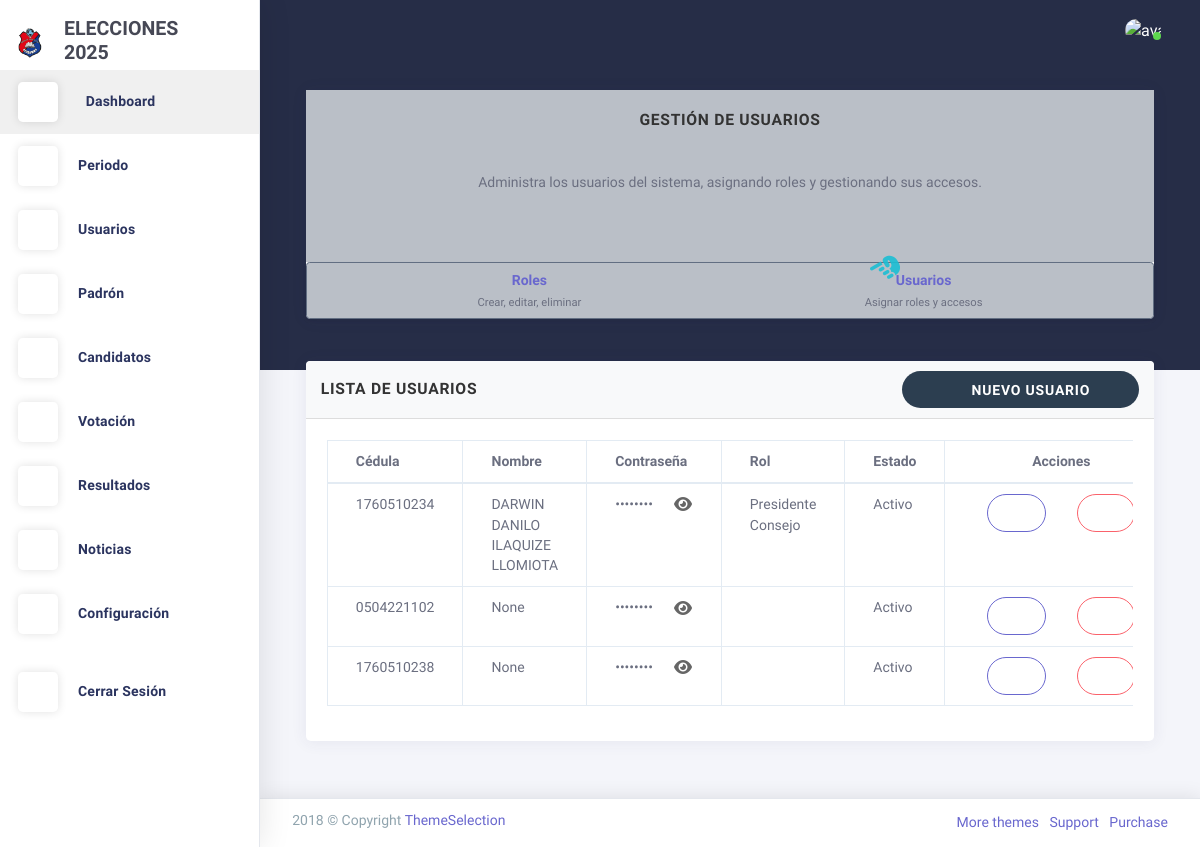
Page /usuarios/agregarUsuario/ on the earlier database version.
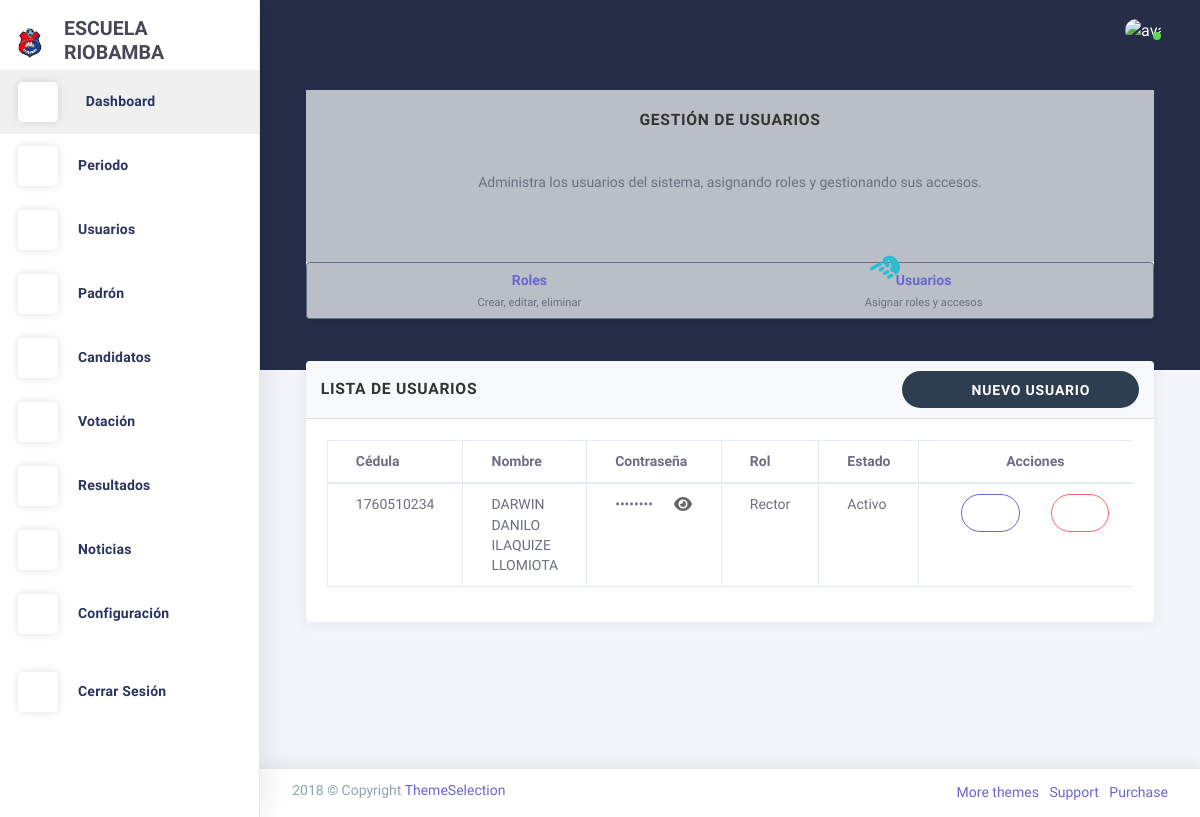
Same page on the later database version.
### Aplicaciones/configuracion/models.py (models this page shows, shortened)
class LogoConfig(models.Model):
    logo_1 = models.ImageField(upload_to='logos/')
    logo_2 = models.ImageField(upload_to='logos/')
    iniciales = models.CharField(max_length=10)

### Aplicaciones/usuarios/models.py (models this page shows, shortened)
class Usuarios(AbstractUser):
    username = models.CharField('Cédula', max_length=10, unique=True)  # se usa como login
    nombre = models.CharField(max_length=100)
    apellido = models.CharField(max_length=100, blank=True, null=True)
    email = models.EmailField(unique=True)
    id_rol = models.ForeignKey(Roles,  on_delete=models.CASCADE, null=True, blank=True)
    activo = models.BooleanField(default=True)
    imagen = models.ImageField(upload_to='perfil/', blank=True, null=True)
    periodo = models.ForeignKey(Periodo, on_delete=models.SET_NULL, null=True, blank=True)
    plain_password = models.CharField(max_length=128, blank=True, null=True)  # Nuevo campo para contraseña en texto plano
    USERNAME_FIELD = 'username'  # la cédula será usada para login
    REQUIRED_FIELDS = ['email', 'nombre', 'apellido']
    class Meta:
        verbose_name = 'Usuario'
        verbose_name_plural = 'Usuarios'
        db_table = 'usuarios'

class Roles(models.Model):
    nombre_rol = models.CharField(max_length=50, unique=True)
    descripcion = models.TextField(blank=True, null=True)

### Aplicaciones/usuarios/views.py (the view)
# urls.py: path('usuarios/agregarUsuario/', views.agregarUsuario, name='agregarUsuario'),
def agregarUsuario(request):
    roles = Roles.objects.all()
    usuarios = Usuarios.objects.all()  # Obtener todos los usuarios para la tabla
    return render(request, 'usuarios/agregarUsuario.html', {'roles': roles, 'usuarios': usuarios})

### Aplicaciones/configuracion/context_processors.py (called while the page is built)
def logo_config(request):
    return {'logo_config': LogoConfig.objects.first()}

### Aplicaciones/usuarios/templates/usuarios/agregarUsuario.html (shortened to what the changed rows need)
{% extends 'plantilla.html' %}
{% block contenido %}
<br>
<section id="listar-usuarios" class="row match-height">
  <div class="col-sm-12">
    <div class="card">
      <div class="card-content">
        <div class="card-body">
          <div class="table-responsive">
            <table class="table table-bordered">
              <thead>
                <tr>
                  <th>Cédula</th>
                  <th>Nombre</th>
                  <th>Contraseña</th>
                  <th>Rol</th>
                  <th>Estado</th>
                  <th class="text-center" style="width: 80px;">Acciones</th>
                </tr>
              </thead>
              <tbody>
                {% for usuario in usuarios %}
                  <tr>
                    <td>{{ usuario.username }}</td>
                    <td>{{ usuario.nombre }} {{ usuario.apellido }}</td>
                    <td>
                      <div class="d-flex align-items-center">
                        <span id="pwd-{{ forloop.counter }}" data-password="{{ usuario.plain_password }}">••••••••</span>
                        <button type="button" class="btn btn-sm btn-link p-0 ml-2 toggle-password"
                                data-target="pwd-{{ forloop.counter }}">
                          <i class="fas fa-eye"></i>
                        </button>
                      </div>
                    </td>
                    <td>{{ usuario.id_rol.nombre_rol }}</td>
                    <td>
                      {% if usuario.activo %} Activo {% else %} Desactivado {% endif %}
                    </td>
                    <td class="text-center" style="white-space: nowrap;">
                      <button type="button" class="btn btn-sm btn-outline-primary mx-1"
                              data-toggle="modal"
                              data-target="#editarUsuarioModal{{ usuario.id }}"
                              title="Editar"
                              data-toggle-tooltip="tooltip"
                              data-placement="top">
                        <i class="la la-edit"></i>
                      </button>
                      <button type="button" class="btn btn-sm btn-outline-danger mx-1"
                              data-toggle="modal"
                              data-target="#eliminarUsuarioModal{{ usuario.id }}"
                              title="Eliminar"
                              data-toggle-tooltip="tooltip"
                              data-placement="top">
                        <i class="la la-trash"></i>
                      </button>
                    </td>
                  </tr>
                {% empty %}
                  <tr>
                    <td colspan="6" class="text-center">No hay usuarios registrados.</td>
                  </tr>
                {% endfor %}
              </tbody>
            </table>
          </div>
        </div>
      </div>
    </div>
  </div>
</section>
{% endblock contenido %}

### Aplicaciones/administracion/templates/plantilla.html (shortened to what the changed rows need)
{% load static %}
<!DOCTYPE html>
<html class="loading" lang="en" data-textdirection="ltr">
  <head>
    <link href="https://maxcdn.icons8.com/fonts/line-awesome/1.1/css/line-awesome.min.css" rel="stylesheet">
    <link rel="stylesheet" type="text/css" href="{% static 'plantillas/theme-assets/css/vendors.css' %}">
    <link rel="stylesheet" type="text/css" href="{% static 'plantillas/theme-assets/vendors/css/charts/chartist.css' %}">
    <link rel="stylesheet" type="text/css" href="{% static 'plantillas/theme-assets/css/app-lite.css' %}">
    <link rel="stylesheet" type="text/css" href="{% static 'plantillas/theme-assets/css/core/menu/menu-types/vertical-menu.css' %}">
    <link rel="stylesheet" type="text/css" href="{% static 'plantillas/theme-assets/css/core/colors/palette-gradient.css' %}">
    <link rel="stylesheet" type="text/css" href="{% static 'plantillas/theme-assets/css/pages/dashboard-ecommerce.css' %}">
    <link rel="stylesheet" href="https://cdnjs.cloudflare.com/ajax/libs/font-awesome/6.5.2/css/all.min.css">
    <link rel="stylesheet" href="{% static 'css/style.css' %}">
    <link href="https://cdn.jsdelivr.net/npm/bootstrap-fileinput@5.5.0/css/fileinput.min.css" rel="stylesheet">
    <link rel="stylesheet" href="https://cdn.jsdelivr.net/npm/sweetalert2@11/dist/sweetalert2.min.css">
    <link rel="stylesheet" href="https://cdn.datatables.net/1.11.5/css/jquery.dataTables.min.css">
    <link rel="stylesheet" href="https://cdn.datatables.net/1.11.5/css/dataTables.bootstrap4.min.css">
    <link rel="stylesheet" href="https://cdn.datatables.net/buttons/2.2.2/css/buttons.dataTables.min.css">
    <link rel="stylesheet" href="https://cdn.datatables.net/buttons/2.2.2/css/buttons.bootstrap4.min.css">
  </head>
  <body class="vertical-layout vertical-menu 2-columns menu-expanded fixed-navbar" data-open="click" data-menu="vertical-menu" data-color="bg-chartbg" data-col="2-columns">
    <div class="main-menu menu-fixed menu-light menu-accordion menu-shadow" data-scroll-to-active="true" alt="LOGO MENU"
         data-img="{% if logo_config and logo_config.logo_2 %}{{ logo_config.logo_2.url }}{% else %}{% static 'images/logo1.png' %}{% endif %}">
      <div class="navbar-header">
        <ul class="nav navbar-nav flex-row">
          <li class="nav-item mr-auto">
            <a class="navbar-brand" href="index.html">
              <img class="brand-logo" alt="LOGO FONDO"
                   src="{% if logo_config and logo_config.logo_1 %}{{ logo_config.logo_1.url }}{% else %}{% static 'images/logo1.png' %}{% endif %}"/>
              <h3 class="brand-text">
                {{ logo_config.iniciales|default:" " }}
              </h3>
            </a>
          </li>
        </ul>
      </div>
    </div>
    <div class="app-content content">
      <div class="content-wrapper">
        <div class="content-body">
          <div class="container">
            {% block contenido %}{% endblock %}
          </div>
        </div>
      </div>
    </div>
</body>
</html>

Differences in the rows shown:
removed Usuarios: username "0504221102", apellido "None", activo "Activo"
removed Usuarios: username "1760510238", apellido "None", activo "Activo"
changed LogoConfig: iniciales "ELECCIONES 2025" → "ESCUELA RIOBAMBA"
changed Usuarios "DARWIN DANILO": id_rol.nombre_rol "Presidente Consejo" → "Rector"
